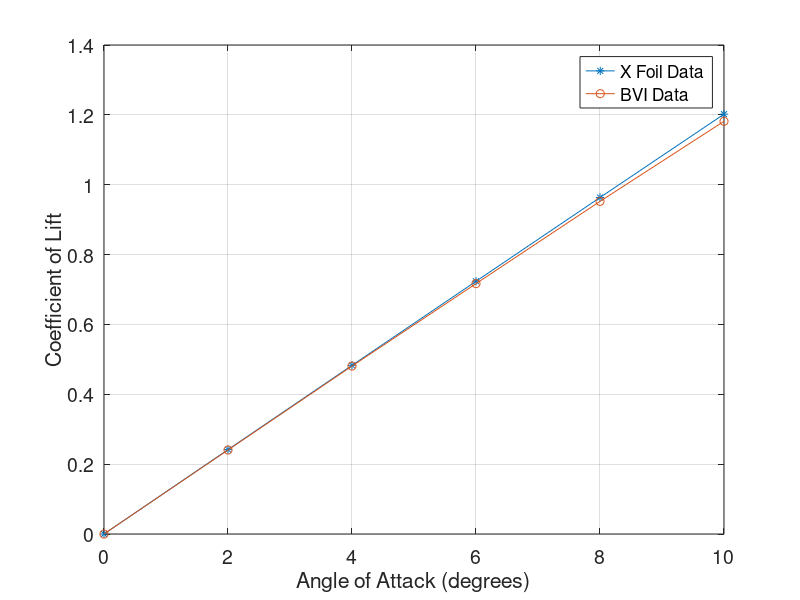
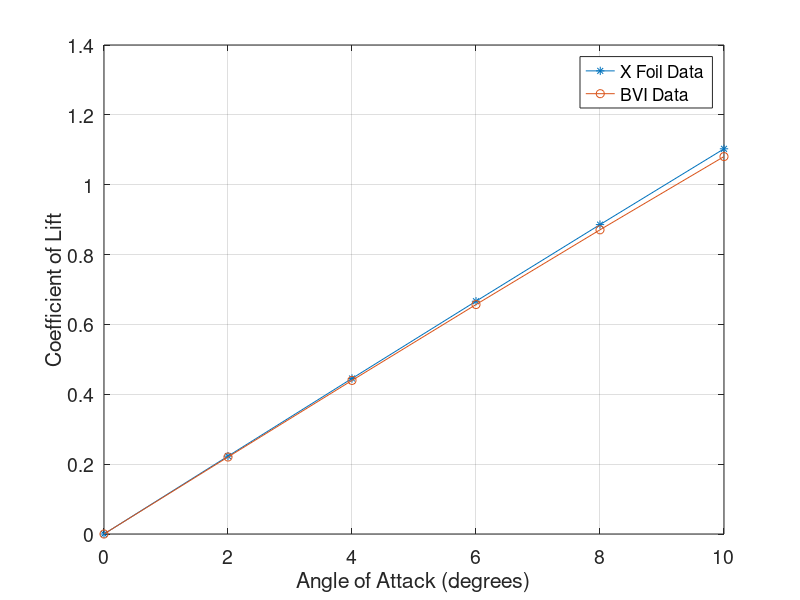
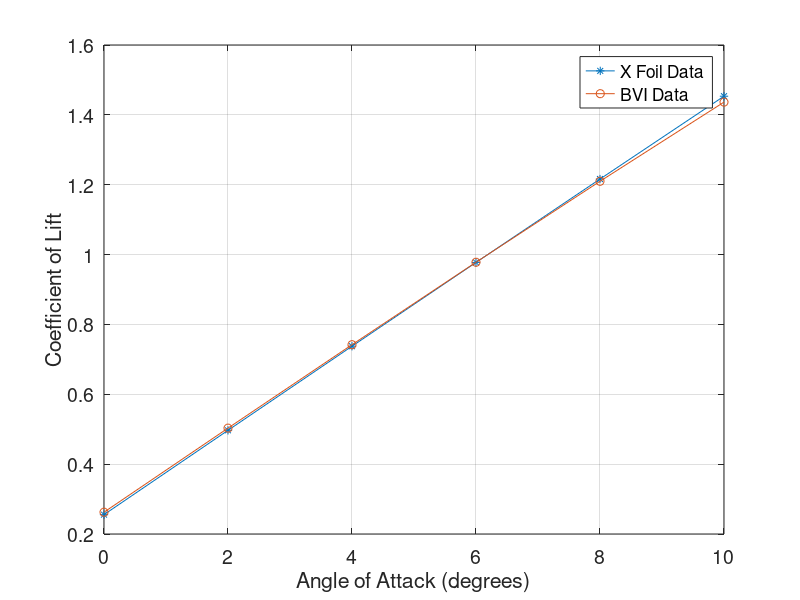

Source code (MATLAB) for these figures, in order:

%%%%%%% Incompressible NACA 0012


Alfa = 0:2:10;
Cl_X = [0, 0.2416, 0.4829, 0.7235, 0.9634, 1.2020];
Cl_BVI = [0, 0.2405, 0.4808,0.7168, 0.9523, 1.1816];
error012 = abs(Cl_BVI-Cl_X)./Cl_X*100;

figure(1)
plot(Alfa,Cl_X,'-*',Alfa,Cl_BVI,'-o')
xlabel('Angle of Attack (degrees)')
ylabel('Coefficient of Lift')
grid on
legend('X Foil Data','BVI Data')
set(gca,'fontsize',14)


%%%%%% Incompressible NACA 0001 - XFOIL

figure(2)
Cl01 = [0, 0.2229, 0.4453, .6664, 0.8858, 1.1028];
ClBVI01 = [0, 0.2204, 0.4397, 0.6569, 0.8709, 1.0806];

error1 = abs(Cl01 - ClBVI01) ./ Cl01 * 100;

plot(Alfa, Cl01,'-*', Alfa, ClBVI01, '-o')
xlabel('Angle of Attack (degrees)')
ylabel('Coefficient of Lift')
grid on
legend('X Foil Data','BVI Data')
set(gca,'fontsize',14)


%%%%%% Incompressible NACA 2412 - XFOIL

figure(3)
Cl2412 = [0.2554, 0.4968,0.7376,0.9775, 1.2162, 1.4534];
    
ClBVI2412 = [0.2624, 0.5031, 0.7420, 0.9780, 1.2098, 1.4365];

error2412 = abs(Cl01 - ClBVI01) ./ Cl01 * 100;

plot(Alfa, Cl2412,'-*', Alfa, ClBVI2412, '-o')
xlabel('Angle of Attack (degrees)')
ylabel('Coefficient of Lift')
grid on
legend('X Foil Data','BVI Data')
set(gca,'fontsize',14)
